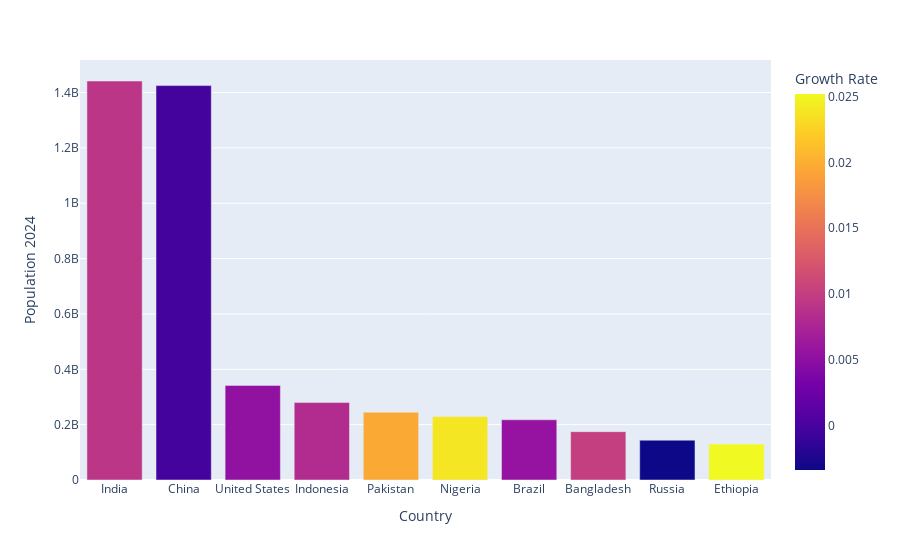

The notebook cell saved with this chart:
### Markdown cell above
##visualizations

### Code cell
fig = px.bar(df[0:10], x="Country", y="Population 2024", color="Growth Rate", barmode="relative")
#checking growth rates of different countries according to their population
fig.show()

### Figure 1 — Plotly figure (JSON) as saved in the notebook; plotly's stock layout.template omitted (floating-point values rounded to 4 significant figures)
{"data": [{"alignmentgroup": "True", "hovertemplate": "Country=%{x}<br>Population 2024=%{y}<br>Growth Rate=%{marker.color}<extra></extra>", "legendgroup": "", "marker": {"color": [0.0092, -0.0003, 0.0053, 0.0082, 0.0196, 0.0239, 0.0056, 0.0101, -0.0034, 0.0252], "coloraxis": "coloraxis", "pattern": {"shape": ""}}, "name": "", "offsetgroup": "", "orientation": "v", "showlegend": false, "textposition": "auto", "type": "bar", "x": ["India", "China", "United States", "Indonesia", "Pakistan", "Nigeria", "Brazil", "Bangladesh", "Russia", "Ethiopia"], "xaxis": "x", "y": [1441719852, 1425178782, 341814420, 279798049, 245209815, 229152217, 217637297, 174701211, 143957079, 129719719], "yaxis": "y"}], "layout": {"barmode": "relative", "coloraxis": {"colorbar": {"title": {"text": "Growth Rate"}}, "colorscale": [[0, "#0d0887"], [0.1111, "#46039f"], [0.2222, "#7201a8"], [0.3333, "#9c179e"], [0.4444, "#bd3786"], [0.5556, "#d8576b"], [0.6667, "#ed7953"], [0.7778, "#fb9f3a"], [0.8889, "#fdca26"], [1, "#f0f921"]]}, "legend": {"tracegroupgap": 0}, "margin": {"t": 60}, "xaxis": {"anchor": "y", "domain": [0, 1], "title": {"text": "Country"}}, "yaxis": {"anchor": "x", "domain": [0, 1], "title": {"text": "Population 2024"}}}}
